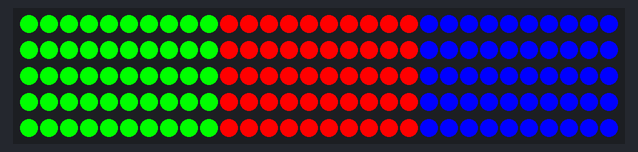
A sketch run on a simulated ESP32. Shown: 150 RGB LEDs in strip order, left to right, continuing on the next row. Colours are those a GRB WS2812 strip shows for the declared byte order; what the sketch prints to the serial monitor is not drawn.

Above: at 0.3 s.

The sketch:

wled.ino
```cpp
#include <FastLED.h>

#define NUM_LEDS  150
#define DATA_PIN  26
//#define CLOCK_PIN 3

CRGB leds[NUM_LEDS];

void setup() {
  Serial.begin(115200);
  //pinMode(DATA_PIN, OUTPUT);
  FastLED.addLeds<WS2812, DATA_PIN, RGB>(leds, NUM_LEDS);
}

void loop() {
  int i = 0;
  int j = 0;

  Serial.println("looping5!");

  for(j=0; j< NUM_LEDS / 10; j++)
  {
    for(i = 0; i < 10; i++)
    {
      Serial.println(i);
      Serial.println(j);
      Serial.println(j%3);
      Serial.println("---------");
      if(j % 3 == 0)
      {
        leds[i+j*10] = CRGB(255, 0, 0);
      }
      if(j % 3 == 1)
      {
        leds[i+j*10] = CRGB(0, 255, 0);
      }
      if(j % 3 == 2)
      {
        leds[i+j*10] = CRGB(0, 0, 255);
      }
    }
  }
  FastLED.show();

  // digitalWrite(DATA_PIN, HIGH); // sets the digital pin 13 on
  // delay(1000);            // waits for a second
  // digitalWrite(DATA_PIN, LOW);  // sets the digital pin 13 off

  delay(10000);
}
```
